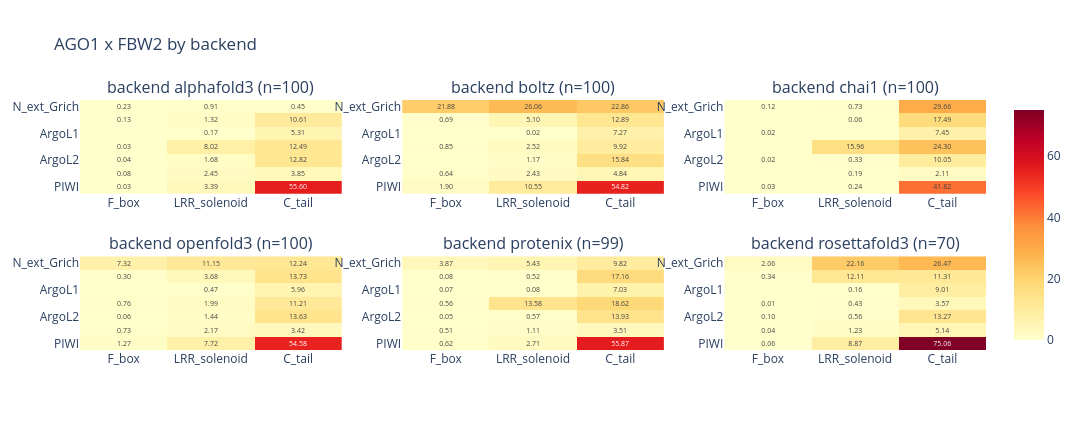

Notebook code cell kept with this figure:
### Markdown cell above
## Per-backend breakdown

Cross-architecture agreement check: do the six ABCfold backends place the
same domain–domain contacts? One panel per couple, one heatmap per surviving
backend, shared colour scale.

### Code cell
backends = sorted(df["backend"].dropna().unique())
backend_n_models = df.groupby("backend")["fname"].nunique()
print(f"{len(backends)} backend(s): " + ", ".join(f'{b} (n={backend_n_models[b]})' for b in backends))
panel_by("backend", backends, backend_n_models, "backend", "per_backend")

### Figure 1 — Plotly figure (JSON) as saved in the notebook; plotly's stock layout.template omitted (floating-point values rounded to 4 significant figures)
{"data": [{"colorscale": [[0.0, "rgb(255,255,204)"], [0.125, "rgb(255,237,160)"], [0.25, "rgb(254,217,118)"], [0.375, "rgb(254,178,76)"], [0.5, "rgb(253,141,60)"], [0.625, "rgb(252,78,42)"], [0.75, "rgb(227,26,28)"], [0.875, "rgb(189,0,38)"], [1.0, "rgb(128,0,38)"]], "hovertemplate": "backend alphafold3<br>%{y} / %{x}<br>%{z:.3f}/model<extra></extra>", "showscale": false, "text": [["0.23", "0.91", "0.45"], ["0.13", "1.32", "10.61"], ["", "0.17", "5.31"], ["0.03", "8.02", "12.49"], ["0.04", "1.68", "12.82"], ["0.08", "2.45", "3.85"], ["0.03", "3.39", "55.60"]], "textfont": {"size": 7}, "texttemplate": "%{text}", "type": "heatmap", "x": ["F_box", "LRR_solenoid", "C_tail"], "xaxis": "x", "y": ["N_ext_Grich", "ArgoN", "ArgoL1", "PAZ", "ArgoL2", "MID", "PIWI"], "yaxis": "y", "z": [[0.23, 0.91, 0.45], [0.13, 1.32, 10.61], [0.0, 0.17, 5.31], [0.03, 8.02, 12.49], [0.04, 1.68, 12.82], [0.08, 2.45, 3.85], [0.03, 3.39, 55.6]], "zmax": 75.06, "zmin": 0}, {"colorscale": [[0.0, "rgb(255,255,204)"], [0.125, "rgb(255,237,160)"], [0.25, "rgb(254,217,118)"], [0.375, "rgb(254,178,76)"], [0.5, "rgb(253,141,60)"], [0.625, "rgb(252,78,42)"], [0.75, "rgb(227,26,28)"], [0.875, "rgb(189,0,38)"], [1.0, "rgb(128,0,38)"]], "hovertemplate": "backend boltz<br>%{y} / %{x}<br>%{z:.3f}/model<extra></extra>", "showscale": false, "text": [["21.88", "26.06", "22.86"], ["0.69", "5.10", "12.89"], ["", "0.02", "7.27"], ["0.85", "2.52", "9.92"], ["", "1.17", "15.84"], ["0.64", "2.43", "4.84"], ["1.90", "10.55", "54.82"]], "textfont": {"size": 7}, "texttemplate": "%{text}", "type": "heatmap", "x": ["F_box", "LRR_solenoid", "C_tail"], "xaxis": "x2", "y": ["N_ext_Grich", "ArgoN", "ArgoL1", "PAZ", "ArgoL2", "MID", "PIWI"], "yaxis": "y2", "z": [[21.88, 26.06, 22.86], [0.69, 5.1, 12.89], [0.0, 0.02, 7.27], [0.85, 2.52, 9.92], [0.0, 1.17, 15.84], [0.64, 2.43, 4.84], [1.9, 10.55, 54.82]], "zmax": 75.06, "zmin": 0}, {"colorscale": [[0.0, "rgb(255,255,204)"], [0.125, "rgb(255,237,160)"], [0.25, "rgb(254,217,118)"], [0.375, "rgb(254,178,76)"], [0.5, "rgb(253,141,60)"], [0.625, "rgb(252,78,42)"], [0.75, "rgb(227,26,28)"], [0.875, "rgb(189,0,38)"], [1.0, "rgb(128,0,38)"]], "hovertemplate": "backend chai1<br>%{y} / %{x}<br>%{z:.3f}/model<extra></extra>", "showscale": false, "text": [["0.12", "0.73", "29.66"], ["", "0.06", "17.49"], ["0.02", "", "7.45"], ["", "15.96", "24.30"], ["0.02", "0.33", "10.05"], ["", "0.19", "2.11"], ["0.03", "0.24", "41.82"]], "textfont": {"size": 7}, "texttemplate": "%{text}", "type": "heatmap", "x": ["F_box", "LRR_solenoid", "C_tail"], "xaxis": "x3", "y": ["N_ext_Grich", "ArgoN", "ArgoL1", "PAZ", "ArgoL2", "MID", "PIWI"], "yaxis": "y3", "z": [[0.12, 0.73, 29.66], [0.0, 0.06, 17.49], [0.02, 0.0, 7.45], [0.0, 15.96, 24.3], [0.02, 0.33, 10.05], [0.0, 0.19, 2.11], [0.03, 0.24, 41.82]], "zmax": 75.06, "zmin": 0}, {"colorscale": [[0.0, "rgb(255,255,204)"], [0.125, "rgb(255,237,160)"], [0.25, "rgb(254,217,118)"], [0.375, "rgb(254,178,76)"], [0.5, "rgb(253,141,60)"], [0.625, "rgb(252,78,42)"], [0.75, "rgb(227,26,28)"], [0.875, "rgb(189,0,38)"], [1.0, "rgb(128,0,38)"]], "hovertemplate": "backend openfold3<br>%{y} / %{x}<br>%{z:.3f}/model<extra></extra>", "showscale": false, "text": [["7.32", "11.15", "12.24"], ["0.30", "3.68", "13.73"], ["", "0.47", "5.96"], ["0.76", "1.99", "11.21"], ["0.06", "1.44", "13.63"], ["0.73", "2.17", "3.42"], ["1.27", "7.72", "54.58"]], "textfont": {"size": 7}, "texttemplate": "%{text}", "type": "heatmap", "x": ["F_box", "LRR_solenoid", "C_tail"], "xaxis": "x4", "y": ["N_ext_Grich", "ArgoN", "ArgoL1", "PAZ", "ArgoL2", "MID", "PIWI"], "yaxis": "y4", "z": [[7.32, 11.15, 12.24], [0.3, 3.68, 13.73], [0.0, 0.47, 5.96], [0.76, 1.99, 11.21], [0.06, 1.44, 13.63], [0.73, 2.17, 3.42], [1.27, 7.72, 54.58]], "zmax": 75.06, "zmin": 0}, {"colorscale": [[0.0, "rgb(255,255,204)"], [0.125, "rgb(255,237,160)"], [0.25, "rgb(254,217,118)"], [0.375, "rgb(254,178,76)"], [0.5, "rgb(253,141,60)"], [0.625, "rgb(252,78,42)"], [0.75, "rgb(227,26,28)"], [0.875, "rgb(189,0,38)"], [1.0, "rgb(128,0,38)"]], "hovertemplate": "backend protenix<br>%{y} / %{x}<br>%{z:.3f}/model<extra></extra>", "showscale": false, "text": [["3.87", "5.43", "9.82"], ["0.08", "0.52", "17.16"], ["0.07", "0.08", "7.03"], ["0.56", "13.58", "18.62"], ["0.05", "0.57", "13.93"], ["0.51", "1.11", "3.51"], ["0.62", "2.71", "55.87"]], "textfont": {"size": 7}, "texttemplate": "%{text}", "type": "heatmap", "x": ["F_box", "LRR_solenoid", "C_tail"], "xaxis": "x5", "y": ["N_ext_Grich", "ArgoN", "ArgoL1", "PAZ", "ArgoL2", "MID", "PIWI"], "yaxis": "y5", "z": [[3.869, 5.434, 9.818], [0.08081, 0.5152, 17.16], [0.07071, 0.08081, 7.03], [0.5556, 13.58, 18.62], [0.05051, 0.5657, 13.93], [0.5051, 1.111, 3.505], [0.6162, 2.707, 55.87]], "zmax": 75.06, "zmin": 0}, {"colorscale": [[0.0, "rgb(255,255,204)"], [0.125, "rgb(255,237,160)"], [0.25, "rgb(254,217,118)"], [0.375, "rgb(254,178,76)"], [0.5, "rgb(253,141,60)"], [0.625, "rgb(252,78,42)"], [0.75, "rgb(227,26,28)"], [0.875, "rgb(189,0,38)"], [1.0, "rgb(128,0,38)"]], "hovertemplate": "backend rosettafold3<br>%{y} / %{x}<br>%{z:.3f}/model<extra></extra>", "showscale": true, "text": [["2.06", "22.16", "26.47"], ["0.34", "12.11", "11.31"], ["", "0.16", "9.01"], ["0.01", "0.43", "3.57"], ["0.10", "0.56", "13.27"], ["0.04", "1.23", "5.14"], ["0.06", "8.87", "75.06"]], "textfont": {"size": 7}, "texttemplate": "%{text}", "type": "heatmap", "x": ["F_box", "LRR_solenoid", "C_tail"], "xaxis": "x6", "y": ["N_ext_Grich", "ArgoN", "ArgoL1", "PAZ", "ArgoL2", "MID", "PIWI"], "yaxis": "y6", "z": [[2.057, 22.16, 26.47], [0.3429, 12.11, 11.31], [0.0, 0.1571, 9.014], [0.01429, 0.4286, 3.571], [0.1, 0.5571, 13.27], [0.04286, 1.229, 5.143], [0.05714, 8.871, 75.06]], "zmax": 75.06, "zmin": 0}], "layout": {"annotations": [{"font": {"size": 16}, "showarrow": false, "text": "backend alphafold3 (n=100)", "x": 0.1444, "xanchor": "center", "xref": "paper", "y": 1.0, "yanchor": "bottom", "yref": "paper"}, {"font": {"size": 16}, "showarrow": false, "text": "backend boltz (n=100)", "x": 0.5, "xanchor": "center", "xref": "paper", "y": 1.0, "yanchor": "bottom", "yref": "paper"}, {"font": {"size": 16}, "showarrow": false, "text": "backend chai1 (n=100)", "x": 0.8556, "xanchor": "center", "xref": "paper", "y": 1.0, "yanchor": "bottom", "yref": "paper"}, {"font": {"size": 16}, "showarrow": false, "text": "backend openfold3 (n=100)", "x": 0.1444, "xanchor": "center", "xref": "paper", "y": 0.375, "yanchor": "bottom", "yref": "paper"}, {"font": {"size": 16}, "showarrow": false, "text": "backend protenix (n=99)", "x": 0.5, "xanchor": "center", "xref": "paper", "y": 0.375, "yanchor": "bottom", "yref": "paper"}, {"font": {"size": 16}, "showarrow": false, "text": "backend rosettafold3 (n=70)", "x": 0.8556, "xanchor": "center", "xref": "paper", "y": 0.375, "yanchor": "bottom", "yref": "paper"}], "height": 430, "title": {"text": "AGO1 x FBW2 by backend"}, "width": 1080, "xaxis": {"anchor": "y", "domain": [0.0, 0.2889]}, "xaxis2": {"anchor": "y2", "domain": [0.3556, 0.6444]}, "xaxis3": {"anchor": "y3", "domain": [0.7111, 1.0]}, "xaxis4": {"anchor": "y4", "domain": [0.0, 0.2889]}, "xaxis5": {"anchor": "y5", "domain": [0.3556, 0.6444]}, "xaxis6": {"anchor": "y6", "domain": [0.7111, 1.0]}, "yaxis": {"anchor": "x", "autorange": "reversed", "domain": [0.625, 1.0]}, "yaxis2": {"anchor": "x2", "autorange": "reversed", "domain": [0.625, 1.0]}, "yaxis3": {"anchor": "x3", "autorange": "reversed", "domain": [0.625, 1.0]}, "yaxis4": {"anchor": "x4", "autorange": "reversed", "domain": [0.0, 0.375]}, "yaxis5": {"anchor": "x5", "autorange": "reversed", "domain": [0.0, 0.375]}, "yaxis6": {"anchor": "x6", "autorange": "reversed", "domain": [0.0, 0.375]}}}
